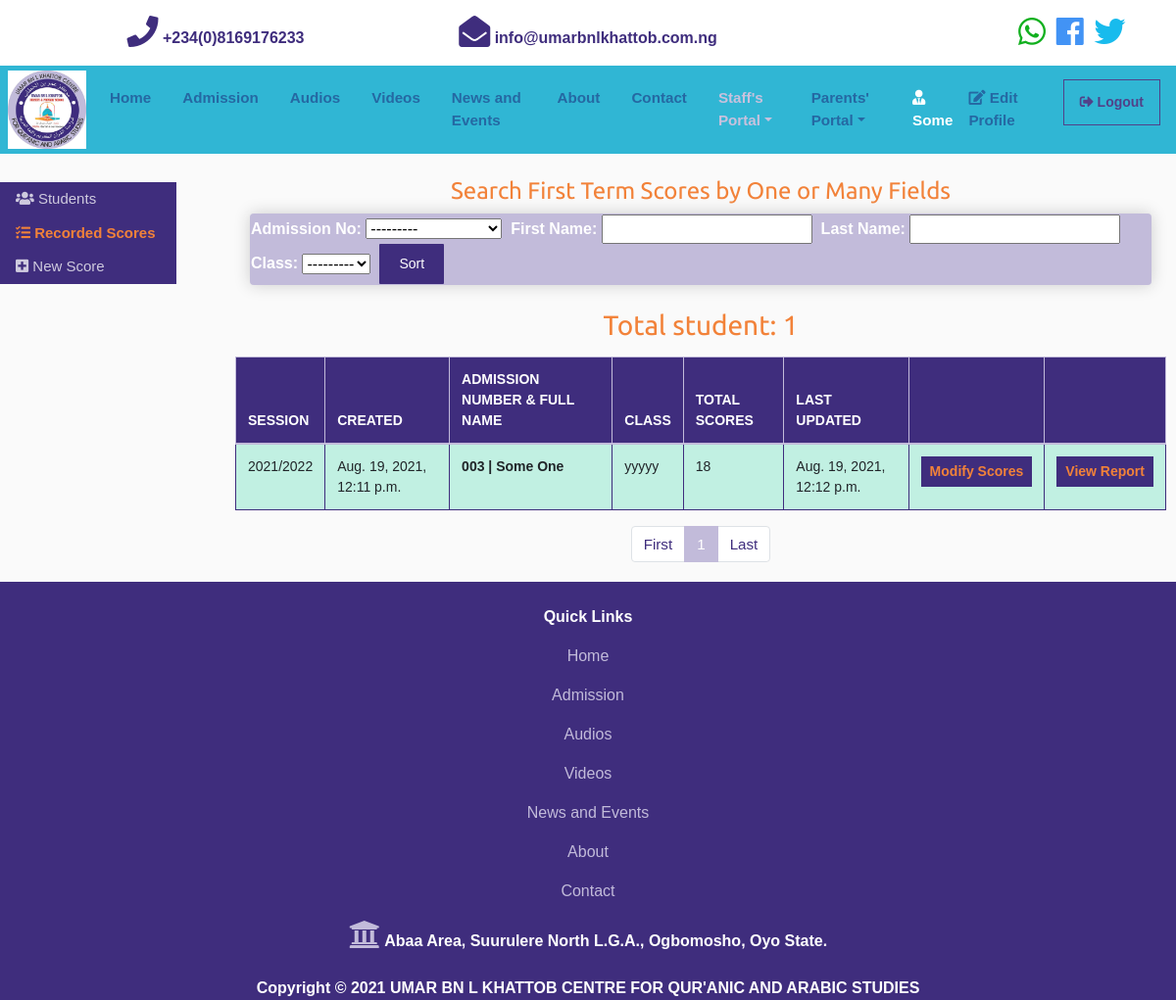
The page /staff/junior/first-term (signed in) on the database as committed earlier.
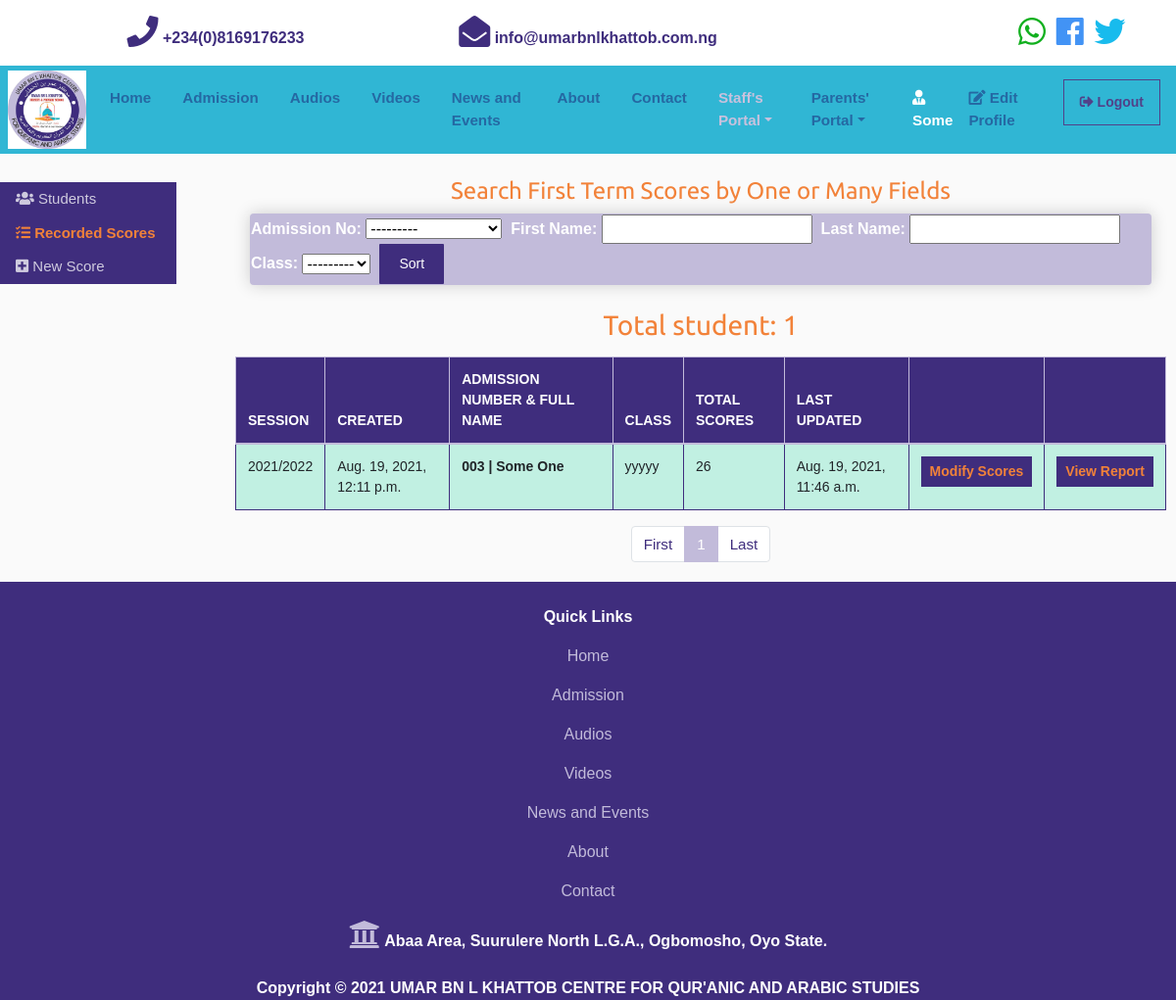
The same page on the database as committed later.
### junior/models.py (models this page shows, shortened)
class FirstTerm(models.Model):
    session = models.ForeignKey('management.Session', on_delete = models.SET_NULL, default=1, null=True, related_name="junior_session")
    student = models.OneToOneField('records.student', on_delete = models.SET_NULL, unique = True, null=True, related_name="junior_student")
    school_fees = models.BooleanField(max_length=5, default = False)
    quran_ca = models.IntegerField(blank=True, default = 0, verbose_name="القرآن (الإختبار)")
    tajweed_ca = models.IntegerField(blank=True, default = 0, verbose_name="التجويد (الإختبار)")
    mutoolaah_ca = models.IntegerField(blank=True, default = 0, verbose_name="المطالعة (الإختبار)")
    arabiyyah_ca = models.IntegerField(blank=True, default = 0, verbose_name="العربية (الإختبار)")
    nahw_ca = models.IntegerField(blank=True, default = 0, verbose_name="النحو (الإختبار)")
    tawheed_ca = models.IntegerField(blank=True, default = 0, verbose_name="التوحيد (الإختبار)")
    fiqh_ca = models.IntegerField(blank=True, default = 0, verbose_name="الفقه (الإختبار)")
    seeroh_ca = models.IntegerField(blank=True, default = 0, verbose_name="السيرة (الإختبار)")
    hadeeth_ca = models.IntegerField(blank=True, default = 0, verbose_name="الحديث (الإختبار)")
    nusuus_ca = models.IntegerField(blank=True, default = 0, verbose_name="النصوص (الإختبار)")
    tabeer_ca = models.IntegerField(blank=True, default = 0, verbose_name="التعبير (الإختبار)")
    duruusu_ca = models.IntegerField(blank=True, default = 0, verbose_name="دروس اللغة (الإختبار)")
    hadeethulhifz_ca = models.IntegerField(blank=True, default = 0, verbose_name="حديث الحفظ (الإختبار)")
    quran_exam = models.IntegerField(blank=True, default = 0, verbose_name="القرآن (الإمتحان)")
    tajweed_exam = models.IntegerField(blank=True, default = 0, verbose_name="التجويد (الإمتحان)")
    mutoolaah_exam = models.IntegerField(blank=True, default = 0, verbose_name="المطالعة (الإمتحان)")
    arabiyyah_exam = models.IntegerField(blank=True, default = 0, verbose_name="العربية (الإمتحان)")
    nahw_exam = models.IntegerField(blank=True, default = 0, verbose_name="النحو (الإمتحان)")
    tawheed_exam = models.IntegerField(blank=True, default = 0, verbose_name="التوحيد (الإمتحان)")
    fiqh_exam = models.IntegerField(blank=True, default = 0, verbose_name="الفقه (الإمتحان)")
    seeroh_exam = models.IntegerField(blank=True, default = 0, verbose_name="السيرة (الإمتحان)")
    hadeeth_exam = models.IntegerField(blank=True, default = 0, verbose_name="الحديث (الإمتحان)")
    nusuus_exam = models.IntegerField(blank=True, default = 0, verbose_name="النصوص (الإمتحان)")
    tabeer_exam = models.IntegerField(blank=True, default = 0, verbose_name="التعبير (الإمتحان)")
    duruusu_exam = models.IntegerField(blank=True, default = 0, verbose_name="دروس اللغة (الإمتحان)")
    hadeethulhifz_exam = models.IntegerField(blank=True, default = 0, verbose_name="حديث الحفظ (الإمتحان)")
    quran_tot = models.IntegerField(blank=True, default = 0)
    tajweed_tot = models.IntegerField(blank=True, default = 0)
    mutoolaah_tot = models.IntegerField(blank=True, default = 0)
    arabiyyah_tot = models.IntegerField(blank=True, default = 0)
    nahw_tot = models.IntegerField(blank=True, default = 0)
    tawheed_tot = models.IntegerField(blank=True, default = 0)
    fiqh_tot = models.IntegerField(blank=True, default = 0)
    seeroh_tot = models.IntegerField(blank=True, default = 0)
    hadeeth_tot = models.IntegerField(blank=True, default = 0)
    nusuus_tot = models.IntegerField(blank=True, default = 0)
    tabeer_tot = models.IntegerField(blank=True, default = 0)
    duruusu_tot = models.IntegerField(blank=True, default = 0)
    hadeethulhifz_tot = models.IntegerField(blank=True, default = 0)
    cumulative = models.IntegerField(blank=True, default = 0)
    teacher_comment = models.CharField(max_length=200, null=True, blank=True, verbose_name="تعليق المدرس")
    head_comment = models.CharField(max_length=200, null=True, blank=True, verbose_name="تعليق المدير")
    created = models.DateTimeField(auto_now_add=True, null=True)
    updated = models.DateTimeField(auto_now=True, null=True)
    class Meta:
        ordering = ('student__user__username',)
        verbose_name = "First Term Score"
        verbose_name_plural = "First Term Scores"

### management/models.py (models this page shows, shortened)
class Session(models.Model):
    name = models.CharField(max_length=20, blank=True, null=True)
    next = models.DateField(blank=True, null=True, verbose_name="Next Term Begins")
    ends = models.DateField(blank=True, null=True, verbose_name="Term Ends")
    head = models.CharField(max_length=40, blank=True, null=True, verbose_name="Headmaster's Name")
    school = models.ImageField(upload_to='stamp_img/%Y/%m/%d', null=True, blank=True, verbose_name="School's Stamp with Head of Schools Signature")
    created = models.DateTimeField(auto_now_add=True, null=True)
    updated = models.DateTimeField(auto_now=True, null=True)
    class Meta:
        ordering = ('-created',)
    def __str__(self):
        return str(self.name)

### records/models.py (models this page shows, shortened)
class Student(models.Model):
    GENDER_CHOICES = [
		('MALE','MALE'),
		('FEMALE', 'FEMALE')
	]
    ROLE_CHOICES = [
        ('Pupil', 'Pupil'),
        ('Student', 'Student'),
		('Staff', 'Staff'),
    ]
    user = models.OneToOneField(settings.AUTH_USER_MODEL, on_delete=models.SET_NULL, null=True)
    phone_number = models.CharField(max_length=20, unique=False, null=True, verbose_name="Phone Number")
    gender = models.CharField(max_length=6, choices=GENDER_CHOICES, null=True)
    dob = models.DateField(blank=True, null=True, verbose_name="Date of Birth")
    classe = models.ForeignKey(Class, on_delete=models.SET_NULL, null=True, verbose_name="Class")
    address = models.CharField(max_length=200, null=True)
    role = models.CharField(max_length=20, choices=ROLE_CHOICES, default='Pupil', null=True)
    photograph = models.ImageField(upload_to='student_img/%Y/%m/%d', null=True, blank=True, verbose_name="Student's Photograph")
    created = models.DateTimeField(auto_now_add=True, null=True)
    updated = models.DateTimeField(auto_now=True, null=True)
    def __str__(self):
        try:
            return str(self.user.username) + " | " + str(self.user.first_name) + " " + str(self.user.last_name)
        except:
            return str(self.id)
    class Meta:
        ordering = ('user__username',)

class Class(models.Model):
    name = models.CharField(max_length=20, null=True)
    teacher = models.ForeignKey(Teacher, on_delete=models.SET_NULL, null=True)
    signature = models.ImageField(upload_to='signature_img/%Y/%m/%d', null=True, blank=True, verbose_name="Class Teacher's Signature")
    created = models.DateTimeField(auto_now_add=True, null=True)
    updated = models.DateTimeField(auto_now=True, null=True)
    def __str__(self):
        try:
            return str(self.name)
        except:
            return str(self.id)
    class Meta:
        ordering = ('name',)
        verbose_name = 'Class'
        verbose_name_plural = 'Classes'

### junior/views.py (the view)
# urls.py: path('staff/junior/first-term', views.showFirsts, name='junior_firsts'),
@login_required
def showFirsts(request):
    context = {}
    filtered_firsts = FirstFilter(
        request.GET,
        queryset = FirstTerm.objects.all()
    )
    context['filtered_firsts'] = filtered_firsts
    paginated_filtered_firsts = Paginator(filtered_firsts.qs, 10)
    page_number = request.GET.get('page')
    firsts_page_obj = paginated_filtered_firsts.get_page(page_number)
    context['firsts_page_obj'] = firsts_page_obj
    total_firsts = filtered_firsts.qs.count()
    context['total_firsts'] = total_firsts
    return render(request, 'junior/first_list.html', context=context)

### templates/junior/first_list.html (shortened to what this page needs)
{% extends 'base.html' %}
{% block content %}
{% load home_tags %}
<br>
<div class="sidebar">
  <br>
  <br>
  <br>
  <br>
<a href="{% url 'students' %}"><i class="fas fa-users fa-1x"></i> Students</a>
<a href="{% url 'junior_firsts' %}"><strong class="text-orange"><i class="fas fa-tasks fa-1x"></i> Recorded Scores</strong></a>
<a href="{% url 'junior_first' %}"><i class="fas fa-plus-square fa-1x"></i> New Score</a>
</div>
  <section class="main">
    {% if firsts_page_obj %}
    <h4 class="text-center text-orange">Search First Term Scores by One or Many Fields</h4>
    <div class="col-md-12">
      <div class="box-element bg-warning" id="form-wrapper">
        <form method="get" class="form-inline text-white">
          {% for field in filtered_firsts.form %}
            <strong>{{field.label}}:</strong>&nbsp{{field}}&nbsp&nbsp
          {% endfor %}
          <input type="submit" class="btn btn-dark" value="Sort">
        </form>
      </div>
    </div>
    {% endif %}
    <br>
    <div class="row text-center">
      {% if firsts_page_obj %}
        <div class="col-md-12">
          {% if total_firsts > 1 %}
          <div class="form-group col-md-12">
            <h3 class="form-group text-orange">Total students: {{total_firsts}}</h3>
          </div>
          {% else %}
          <div class="form-group col-md-12">
            <h3 class="form-group text-orange">Total student: {{total_firsts}}</h3>
          </div>
          {% endif %}
          <div class="table-responsive">
            <table class="table table-bordered">
              <thead class="thead-primary">
                <tr>
                  <th>SESSION</th>
                  <th>CREATED</th>
                  <th>ADMISSION NUMBER & FULL NAME</th>
                  <th>CLASS</th>
                  <th>TOTAL SCORES</th>
                  <th>LAST UPDATED</th>
                  <th></th>
                  <th></th>
                </tr>
              </thead>
              <tbody>
              {% for first in firsts_page_obj %}
                <tr class="table-success">
                  <td>{{first.session}}</td>
                  <td>{{first.created}}</td>
                  <td><strong>{{first.student}}</strong></td>
                  <td>{{first.student.classe}}</td>
                  <td>{{first.cumulative}}</td>
                  <td>{{first.updated}}</td>
                  <td class="text-center"><a href="first-term/update/{{first.id}}"><button type="button" class="btn btn-sm btn-primary text-orange"><strong>Modify Scores</strong></button></a></td>
                  <td class="text-center"><a href="{% url 'junior_show_first' first.id %}"><button type="button" class="btn btn-sm btn-primary text-orange"><strong>View Report</strong></button></a></td>
                </tr>
              {% endfor %}
              </tbody>
            </table>
            <nav aria-label="...">
              <ul class="pagination justify-content-center">
                <li class="page-item"><a class="page-link" href="{% my_url 1 'page' request.GET.urlencode %}" tabindex="-1" aria-disabled="true">First</a></li>
                <li class="page-item active" aria-current="page"><a class="page-link" href="{% my_url firsts_page_obj.number 'page' request.GET.urlencode %}">{{firsts_page_obj.number}}<span class="sr-only">(current)</span></a></li>
                <li class="page-item"><a class="page-link" href="{% my_url firsts_page_obj.paginator.num_pages 'page' request.GET.urlencode %}">Last</a></li>
              </ul>
            </nav>
          </div>
        </div>
      {% else %}
      <div class="container">
        <h3>No student found!</h3>
      </div>
      {% endif %}
    </div>
  </section>
{% endblock content%}

### templates/partials/_navbar.html (shortened to what this page needs)
{% load static %}
<nav class="p-0 navbar navbar-expand-lg navbar-dark bg-light_blue sticky-top">
  <a class="ml-2 navbar-brand" href="{% url 'index' %}">
    <img src="{% static 'img/logo.jpg' %}" width="50" height="80" class="logo" alt="Umar Logo">
  </a>
  <div class="collapse navbar-collapse" id="navbarNavAltMarkup">
    <ul class="navbar-nav">
      <li
        {% if '/' == request.path %}
          class="nav-item active mr-3"
        {% else %}
          class="nav-item mr-3"
        {% endif %}
      >
        <a class="nav-link" href="{% url 'index' %}"><strong>Home</strong></a>
      </li>
      <li
        {% if 'admission' in request.path %}
          class="nav-item active mr-3"
        {% else %}
          class="nav-item mr-3"
        {% endif %}
      >
        <a class="nav-link" href="{% url 'admission' %}"><strong>Admission</strong></a>
      </li>
      <li
        {% if 'audios' in request.path %}
          class="nav-item active mr-3"
        {% else %}
          class="nav-item mr-3"
        {% endif %}
      >
        <a class="nav-link" href="{% url 'audios' %}"><strong>Audios</strong></a>
      </li>
      <li
        {% if 'videos' in request.path %}
          class="nav-item active mr-3"
        {% else %}
          class="nav-item mr-3"
        {% endif %}
      >
        <a class="nav-link" href="{% url 'videos' %}"><strong>Videos</strong></a>
      </li>
      <li
        {% if 'news-and-events' in request.path %}
          class="nav-item active mr-3"
        {% else %}
          class="nav-item mr-3"
        {% endif %}
      >
        <a class="nav-link" href="{% url 'events' %}"><strong>News and Events</strong></a>
      </li>
      <li
        {% if 'about' in request.path %}
          class="nav-item active mr-3"
        {% else %}
          class="nav-item mr-3"
        {% endif %}
      >
        <a class="nav-link" href="{% url 'about' %}"><strong>About</strong></a>
      </li>
      <li
        {% if 'contact' in request.path %}
          class="nav-item active mr-3"
        {% else %}
          class="nav-item mr-3"
        {% endif %}
      >
        <a class="nav-link" href="{% url 'contact' %}"><strong>Contact</strong></a>
      </li>
      {% if user.is_authenticated %}
      <li
        {% if 'staff' in request.path %}
          class="nav-item active dropdown mr-3"
        {% else %}
          class="nav-item dropdown mr-3"
        {% endif %}
      >
        <a class="nav-link dropdown-toggle" href="#" id="navbarDropdownMenuLink" data-toggle="dropdown" aria-haspopup="true" aria-expanded="false"><strong>Staff's Portal</strong></a>
      </li>
      <li
        {% if 'parents' in request.path %}
          class="nav-item active dropdown mr-3"
        {% else %}
          class="nav-item dropdown mr-3"
        {% endif %}
      >
        <a class="nav-link dropdown-toggle" href="#" id="navbarDropdownMenuLink" data-toggle="dropdown" aria-haspopup="true" aria-expanded="false"><strong>Parents' Portal</strong></a>
      </li>
      {% endif %}
    </ul>
    <ul class="navbar-nav ml-auto">
      {% if user.is_authenticated %}
      <li
      >
        <a class="nav-link" href=""><strong><span class="text-white"><i class="fas fa-user-tie fa-1x"></i> {{user.first_name}}</span></strong></a>
      </li>
      <li
        {% if 'edit-profile' in request.path %}
          class="nav-item active mr-3"
        {% else %}
          class="nav-item mr-3"
        {% endif %}
      >
        <a class="nav-link" href="{% url 'edit_profile' %}"><strong><i class="fas fa-edit fa-1x"></i> Edit Profile</strong></a>
      </li>
      <li
        {% if 'logout' in request.path %}
          class="nav-item active mr-3"
        {% else %}
          class="nav-item mr-3"
        {% endif %}
      >
        <button class="btn btn-outline-primary btn-sm"><a class="nav-link" href="{% url 'logout' %}">
          <i class="fas fa-sign-out-alt text-primary"></i> <strong class="text-primary">Logout</strong></a></button>
      </li>
    {% endif %}
    </ul>
  </div>
</nav>

Rows that differ between the two databases and show on the page:
changed FirstTerm "003 | Some One": cumulative "18" → "26"; updated "Aug. 19, 2021, 12:12 p.m." → "Aug. 19, 2021, 11:46 a.m."
